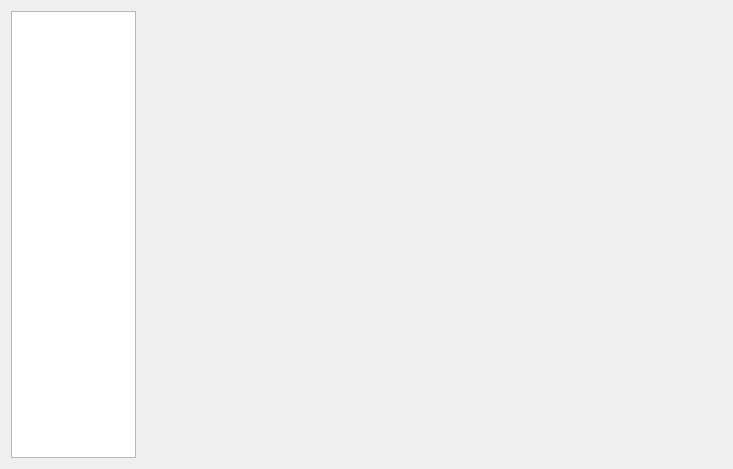
<?xml version="1.0" encoding="UTF-8"?>
<ui version="4.0">
 <class>ConfigWidget</class>
 <widget class="QWidget" name="ConfigWidget">
  <property name="geometry">
   <rect>
    <x>0</x>
    <y>0</y>
    <width>733</width>
    <height>469</height>
   </rect>
  </property>
  <property name="windowTitle">
   <string>Form</string>
  </property>
  <property name="styleSheet">
   <string notr="true">/*
QPushButton#btnConnect{background-color:rgb(80,180,80)}
QWidget{background-color: rgba(0,0,0,0);color:white;border-radius:5px}
QWidget#mainWidget{background-color:rgba(128,128,128,25%);}
QWidget#frmProfile,QWidget#pageProfile{background-color:rgba(108,8,156,25%);}
QPlainTextEdit,QLineEdit,QListWidget,QComboBox,QTextEdit,QSpinBox{background-color: rgba(255,255,255,50%); color: black;}

QTableWidget{
background-color: rgba(0,0,0,50%);
color: white;
border: 1px solid rgba(255,255,255,50%);
}

QLabel#lblLastOnline{color:lightblue;}
QLabel#lblError,QLabel#lblCamMissing,QLabel#lblAudioMissing{color:red; background-color:rgba(255,0,0,30%);}

QLineEdit:!enabled, QListWidget:!enabled,QComboBox:!enabled,QTextEdit:!enabled,QPlainTextEdit:!enabled{background-color: rgba(0,0,0,30%);color:white;border:0}
QDateEdit::down-arrow:!enabled,QTimeEdit::down-arrow:!enabled,QDateEdit::up-arrow:!enabled,QTimeEdit::up-arrow:!enabled,QComboBox::drop-down:!enabled{background-color:rgba(0,0,0,0%);}

QTextEdit#txtProfile{background-color: rgba(255,255,255,80%);color:black;border:0}
QTextEdit:!enabled#txtProfile{background-color: rgba(255,255,255,60%);color:black;border:0}

QFrame#frmSelUser{background-color:rgba(100,100,200,50%);}
QFrame#frmAudio,QFrame#frmCam1,QFrame#frmCam2,QFrame#frmSensors,QFrame#frmWebRTC,QFrame#frmVirtualCam,QFrame#frmExternalPrograms{background-color:rgba(100,100,200,35%);}

QCheckBox::indicator:unchecked:!enabled { background-color:rgba(128,0,0,100%);}
QCheckBox::indicator:checked:!enabled { background-color:green;}
QCheckBox::indicator:unchecked{ background-color:red;border-radius:3px;}
QCheckBox::indicator:checked {background-color:rgb(0,255,0);border-radius:3px;}
QCheckBox:checked{color:lightgreen;background-color:rgba(0,0,0,0%);}
QCheckBox:!checked{color:red;background-color:rgba(0,0,0,0%);}

QPushButton{background-color:qlineargradient(x1: 0, y1: 0, x2: 0, y2: 1, stop: 0 #2198c0, stop: 1 #0d5ca6);}
QPushButton:checked{background-color:rgb(128,128,128); border:1px solid rgba(255,255,255,50%);}
QPushButton:hover,QPushButton:checked{background-color:  rgba(255,255,255,75%);color:black;}
QPushButton#btnEditUser:hover{background-color:  rgba(255,255,255,75%);color:black;}
QPushButton#btnEdit,QPushButton#btnDelete,QPushButton#btnExisting{background-color:  rgba(255,255,255,0%);border:0 px;}
QPushButton#btnEdit:hover,QPushButton#btnDelete:hover,QPushButton#btnExisting:hover{background-color:  rgba(255,255,255,25%);border:0 px;}
QPushButton#btnExisting:checked{background-color:rgba(0,100,200,50%);}
QPushButton#btnUpgrade{background-color:rgba(200,0,0,90%);}

QToolButton:hover{background-color:  rgba(255,255,255,50);}

QTreeWidget::branch:closed:has-children:has-siblings  {
            border-image: none;
            image: url(:/pictures/controls/branch_closed.png);
    }
     
    QTreeView::branch:open:has-children:!has-siblings,
    QTreeView::branch:open:has-children:has-siblings   {
            border-image: none;
            image:url(:/pictures/controls/branch_opened.png);
    }

QWidget#lineOnline{background-color:blue;}
QWidget#lineOffline{background-color:red;}
QWidget#lineBoth{background-color:rgb(255,0,255);}


QTabWidget::pane { 
	background-color: rgba(128,128,140,25%);
	border-radius: 5px;
    border: 2px solid rgba(128,128,140,50%);
 }

 QTabWidget::tab-bar {
     left: 5px; /
 }


 QTabBar::tab,QTableWidget::tab,QHeaderView::section {
     background: qlineargradient(x1: 0, y1: 0, x2: 0, y2: 1,
                                 stop: 0  rgba(128,128,140,50%),  stop: 1.0  rgba(128,128,140,25%));
     border: 2px solid  rgba(128,128,140,50%);
     border-bottom: 0px;
     border-top-left-radius: 4px;
     border-top-right-radius: 4px;
     padding: 2px;
min-height:25px;
 }

 QTabBar::tab:selected, QTabBar::tab:hover {

background: qlineargradient(x1: 0, y1: 0, x2: 0, y2: 1,
                                 stop: 0  rgba(128,128,140,70%),  stop: 1.0  rgba(128,128,140,50%));
 }

 QTabBar::tab:selected {
     border-color:rgba(128,128,140,60%);
     border-bottom-color:rgba(128,128,140,60%); 
 }

 QTabBar::tab:!selected {
     margin-top: 2px; 
 }
*/

</string>
  </property>
  <layout class="QVBoxLayout" name="verticalLayout">
   <item>
    <layout class="QHBoxLayout" name="horizontalLayout">
     <item>
      <widget class="QListWidget" name="lstSections">
       <property name="sizePolicy">
        <sizepolicy hsizetype="Maximum" vsizetype="Expanding">
         <horstretch>0</horstretch>
         <verstretch>0</verstretch>
        </sizepolicy>
       </property>
       <property name="maximumSize">
        <size>
         <width>125</width>
         <height>16777215</height>
        </size>
       </property>
       <property name="editTriggers">
        <set>QAbstractItemView::NoEditTriggers</set>
       </property>
       <property name="showDropIndicator" stdset="0">
        <bool>false</bool>
       </property>
       <property name="defaultDropAction">
        <enum>Qt::IgnoreAction</enum>
       </property>
       <property name="selectionBehavior">
        <enum>QAbstractItemView::SelectRows</enum>
       </property>
       <property name="iconSize">
        <size>
         <width>48</width>
         <height>48</height>
        </size>
       </property>
       <property name="movement">
        <enum>QListView::Static</enum>
       </property>
       <property name="flow">
        <enum>QListView::LeftToRight</enum>
       </property>
       <property name="isWrapping" stdset="0">
        <bool>true</bool>
       </property>
       <property name="resizeMode">
        <enum>QListView::Adjust</enum>
       </property>
       <property name="gridSize">
        <size>
         <width>100</width>
         <height>90</height>
        </size>
       </property>
       <property name="viewMode">
        <enum>QListView::IconMode</enum>
       </property>
       <property name="uniformItemSizes">
        <bool>false</bool>
       </property>
       <property name="wordWrap">
        <bool>true</bool>
       </property>
       <property name="selectionRectVisible">
        <bool>true</bool>
       </property>
       <property name="itemAlignment">
        <set>Qt::AlignCenter</set>
       </property>
      </widget>
     </item>
     <item>
      <widget class="QWidget" name="wdgEditor" native="true">
       <property name="sizePolicy">
        <sizepolicy hsizetype="MinimumExpanding" vsizetype="Preferred">
         <horstretch>0</horstretch>
         <verstretch>0</verstretch>
        </sizepolicy>
       </property>
       <layout class="QHBoxLayout" name="layoutEditor"/>
      </widget>
     </item>
    </layout>
   </item>
  </layout>
 </widget>
 <resources/>
 <connections/>
</ui>
